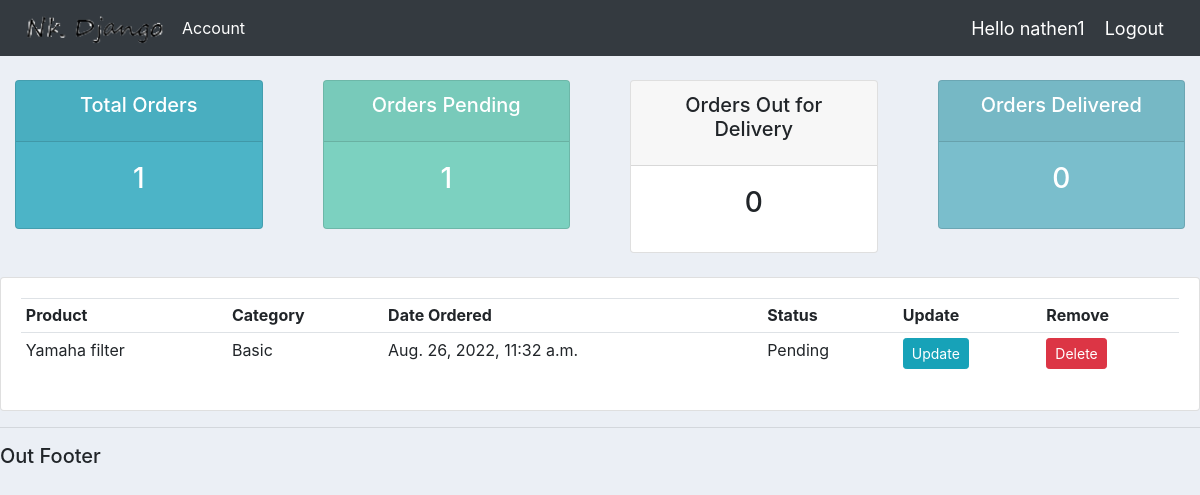
/user/ (signed in), run on the app's committed database.
### accounts/models.py (models this page shows)
class Order (models.Model):
    STATUS = (('Pending', 'Pending'),
              ('Out for delivery', 'Out_for_delivery'),
              ('Delivered', 'Delivered'))
    customer = models.ForeignKey(Customer, null=True, on_delete=models.SET_NULL)
    product = models.ForeignKey(Product,  null=True, on_delete=models.SET_NULL)
    date_created = models.DateTimeField(auto_now_add=True, null=True)
    status = models.CharField(max_length=200, null=True, choices=STATUS)
    def __str__(self):
        return self.product.name

class Product (models.Model):
    CATEGORY = (('Luxury', 'Luxury'),
                ('Basic', 'Basic'),
              )
    name = models.CharField(max_length=200, null=True)
    price = models.FloatField(null=True)
    category = models.CharField(max_length=200, null=True,choices=CATEGORY)
    description = models.CharField(max_length=200, null=True, blank=True)
    date_created= models.DateTimeField(auto_now_add=True, null=True)
    tags= models.ManyToManyField(Tag)
    def __str__(self):
        return self.name

### accounts/decoraters.py (the view)
        def wrapper(request, *args, **kwargs):
            group = None
            if request.user.groups.exists():
                group = request.user.groups.all()[0].name
            if group in allowed_roles:
                return view_f(request, *args, **kwargs)
            elif group =='employee':
                messages.warning(request, 'You are not allowed for it, please ask for admin')
                return redirect('home')
            else:
                messages.warning(request, 'You are not allowed for it, please ask for admin')
                return redirect('user_page')

### accounts/decoraters.py (called while the page is built)
def allowed_user(allowed_roles=[]):
    def decorator(view_f):
        def wrapper(request, *args, **kwargs):
            group = None
            if request.user.groups.exists():
                group = request.user.groups.all()[0].name
            if group in allowed_roles:
                return view_f(request, *args, **kwargs)
            elif group =='employee':
                messages.warning(request, 'You are not allowed for it, please ask for admin')
                return redirect('home')
            else:
                messages.warning(request, 'You are not allowed for it, please ask for admin')
                return redirect('user_page')
        return wrapper
    return decorator

### accounts/views.py (called while the page is built)
@login_required(login_url='login')
@allowed_user(allowed_roles=['customer'])
def userPage(request):
    orders = request.user.customer.order_set.all()
    total_orders = orders.count()
    delivered = orders.filter(status='Delivered').count()
    pending = orders.filter(status='Pending').count()
    ofdelivery = orders.filter(status='Out for delivery').count()
    print('ORDERS:', orders)
    context = {'orders': orders, 'total_orders': total_orders,'ofdelivery':ofdelivery,
               'delivered': delivered, 'pending': pending}
    return render(request, 'accounts/user.html', {'context':context})

### accounts/templates/accounts/user.html
{%  extends 'accounts/main.html' %}
{% block content %}
{%  include 'accounts/status.html' %}
<div class="row">
	<div class="col-md">
		<div class="card card-body">
			<table class="table table-sm">
				<tr>
					<th>Product</th>
					<th>Category</th>
					<th>Date Ordered</th>
					<th>Status</th>
					<th>Update</th>
					<th>Remove</th>
				</tr>
				{% for order in context.orders %}
				<tr>
					<td>{{order.product}}</td>
					<td>{{order.product.category}}</td>
					<td>{{order.date_created}}</td>
					<td>{{order.status}}</td>
					<td><a class="btn btn-sm btn-info" href="{% url 'update_order' order.id %}">Update</a></td>
					<td><a class="btn btn-sm btn-danger" href="{% url 'delete_order' order.id %}">Delete</a></td>
				</tr>
				{% endfor %}
			</table>
		</div>
	</div>
</div>
{% endblock %}

### accounts/templates/accounts/navbar.html (shortened to what this page needs)
{% load static %}
<link rel="stylesheet", type="text/css" href=" {% static '/css/main.css' %}">
<nav class="navbar navbar-expand-lg navbar-dark bg-dark">
  <img src="{% static 'images/logos.png' %}">
  <div class="collapse navbar-collapse" id="navbarNavAltMarkup">
    <div class="navbar-nav">
      {% if request.user.is_staff %}
        <a class="nav-item nav-link active" href="{% url 'home' %}">Dashboard </a>
        <a class="nav-item nav-link" href="{% url 'products' %}">Products</a>
      {% else %}
        <a class="nav-item nav-link active" href="{% url 'account_settings'%}">Account</a>
      {%endif%}
    </div>
  </div>
  <span class="user_name">Hello {{request.user}}</span>
  <span ><a  class="user_name" href="{% url 'logout' %}">Logout</a></span>
</nav>

### static/css/main.css (style rules this page uses)
body { background-color: #ebeff5; }

### accounts/templates/accounts/navbar.html (style rules this page uses)
.user_name { font-size: 18px; color: #fff; margin-right: 20px; }

### data on the page
Order: product "Yamaha filter", product.category "Basic", date_created "Aug. 26, 2022, 11:32 a.m.", status "Pending"

### other printed values
{{ request.user }} "nathen1"
{{ context.total_orders }} "1"
{{ context.pending }} "1"
{{ context.ofdelivery }} "0"
{{ context.delivered }} "0"
